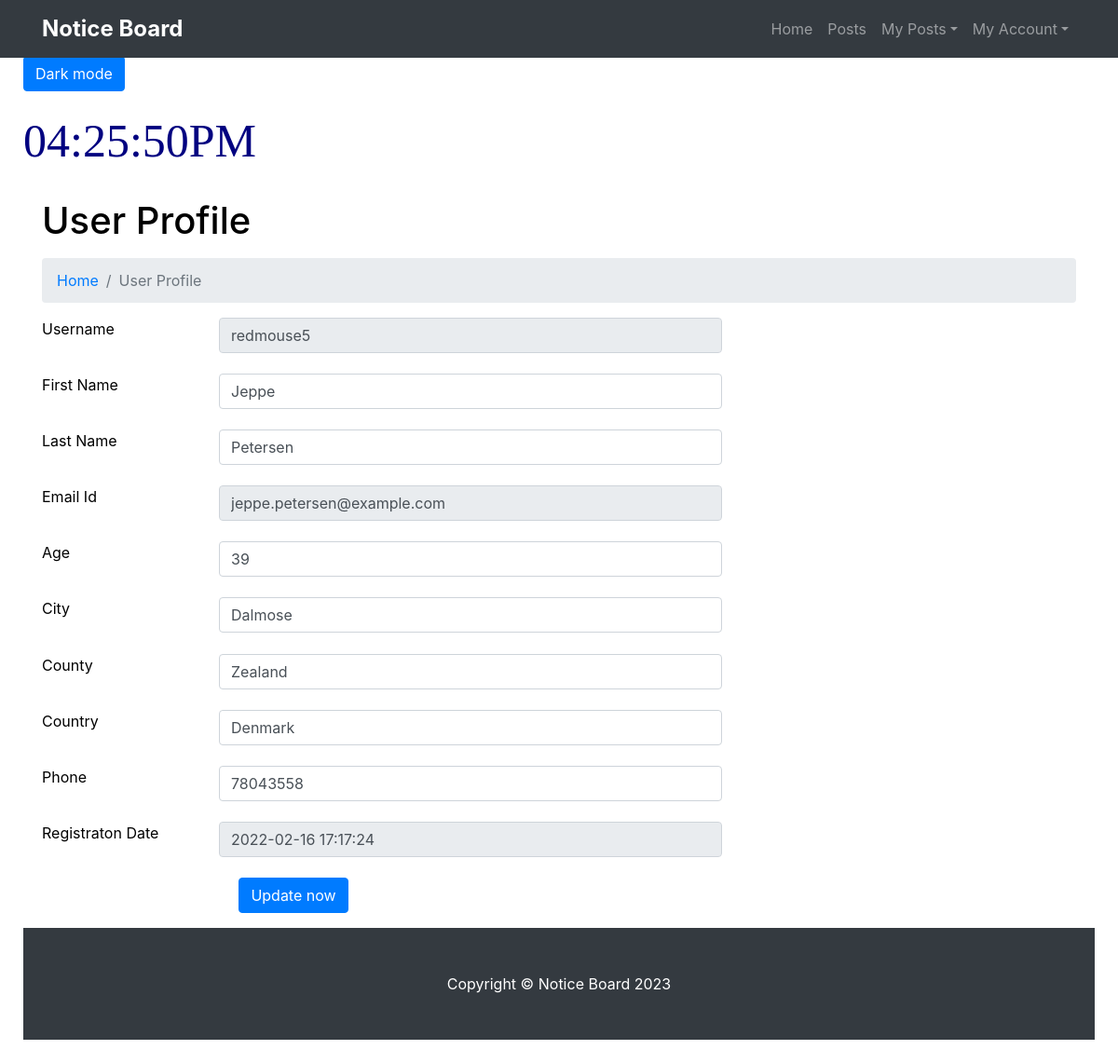
The page /profile.php (signed in) on the database its author committed.
### tables this page shows
CREATE TABLE `users` (
  `uid` int(11) NOT NULL,
  `username` varchar(32) DEFAULT NULL,
  `password` varchar(64) DEFAULT NULL,
  `firstname` varchar(64) DEFAULT NULL,
  `lastname` varchar(64) DEFAULT NULL,
  `email` varchar(128) DEFAULT NULL,
  `age` smallint(3) DEFAULT NULL,
  `city` varchar(32) DEFAULT NULL,
  `county` varchar(40) DEFAULT NULL,
  `country` varchar(60) DEFAULT NULL,
  `phone` varchar(24) DEFAULT NULL,
  `regDate` timestamp NULL DEFAULT current_timestamp()
);

### profile.php (the view, shortened to what this page needs)
<?php session_start();
include('includes/config.php');
if (strlen($_SESSION['newuid']==0)) {
  header('location:logout.php');
  } else{
?>
<!DOCTYPE html>
<html lang="en">
  <head>
    <link href="vendor/bootstrap/css/bootstrap.min.css" rel="stylesheet">
    <link href="css/modern-business.css" rel="stylesheet">
  </head>
  <body>
    <?php include('includes/header.php');?>
    <div class="container">
      <h1 class="mt-4 mb-3">User Profile</h1>
      <ol class="breadcrumb">
        <li class="breadcrumb-item">
          <a href="index.php">Home</a>
        </li>
        <li class="breadcrumb-item active">User Profile</li>
      </ol>
      <div class="row">
        <div class="col-lg-12">
<form  method="post">
  <?php
$uid=$_SESSION['newuid'];
$ret=mysqli_query($con,"select * from users where uid='$uid'");
while ($row=mysqli_fetch_array($ret)) {
?>
          <div class="row">
            <div class="col-2">Username</div>
 <div class="col-6">
  <input type="text" class="form-control" name="username" readonly="true" value="<?php  echo $row['username'];?>">
 </div>
          </div>
<div class="row custom">
<div class="col-2 col-offset-1">First Name</div>
<div class="col-6 col-offset-1">
<input type="text" class="form-control" name="fname" required="true" value="<?php  echo $row['firstname'];?>">
</div>
</div>
<div class="row custom">
<div class="col-2 col-offset-1">Last Name</div>
<div class="col-6 col-offset-1">
<input type="text" class="form-control" name="lname" required="true" value="<?php  echo $row['lastname'];?>">
</div>
</div>
<div class="row custom">
<div class="col-2 col-offset-1">Email Id</div>
<div class="col-6 col-offset-1">
<input type="email" class="form-control" name="emailid" readonly="true" value="<?php  echo $row['email'];?>">
</div>
</div>
<div class="row custom">
<div class="col-2 col-offset-1">Age</div>
<div class="col-6 col-offset-1">
<input type="text" class="form-control" name="age" required="true" value="<?php  echo $row['age'];?>">
</div>
</div>
<div class="row custom">
<div class="col-2 col-offset-1">City</div>
<div class="col-6 col-offset-1">
<input type="text" class="form-control" name="city" required="true" value="<?php  echo $row['city'];?>">
</div>
</div>
<div class="row custom">
<div class="col-2 col-offset-1">County</div>
<div class="col-6 col-offset-1">
<input type="text" class="form-control" name="county" required="true" value="<?php  echo $row['county'];?>">
</div>
</div>
<div class="row custom">
<div class="col-2 col-offset-1">Country</div>
<div class="col-6 col-offset-1">
<input type="text" class="form-control" name="country" required="true" value="<?php  echo $row['country'];?>">
</div>
</div>
<div class="row custom">
<div class="col-2 col-offset-1">Phone</div>
<div class="col-6 col-offset-1">
<input type="text" class="form-control" name="phone" required="true" value="<?php  echo $row['phone'];?>">
</div>
</div>
<div class="row custom">
<div class="col-2 col-offset-1">Registraton Date</div>
<div class="col-6 col-offset-1">
<input type="text" class="form-control" name=""  value="<?php  echo $row['regDate'];?>"  readonly="true">
</div>
</div>
<?php } ?>
<div class="row custom">
<div class="form-group col-md-6" align="center">
                <button type="submit" value="submit" name="submit" class="btn btn-primary">Update now</button>
              </div>
</div>
          </div>
        </div>
      </div>
 <?php include('includes/footer.php');?>
  </body>
</html>
<?php } ?>

### css/modern-business.css (style rules this page uses)
@media (min-width: 992px) { body { padding-top: 56px; } }

### profile.php (style rules this page uses)
.custom { margin-top:2%; }
body { padding: 25px; background-color: white; color: black; }

### rows shown on the page
users: username "redmouse5", fname "Jeppe", lname "Petersen", emailid "jeppe.petersen@example.com", age "39", city "Dalmose", county "Zealand", country "Denmark", phone "78043558", regDate "2022-02-16 17:17:24"
